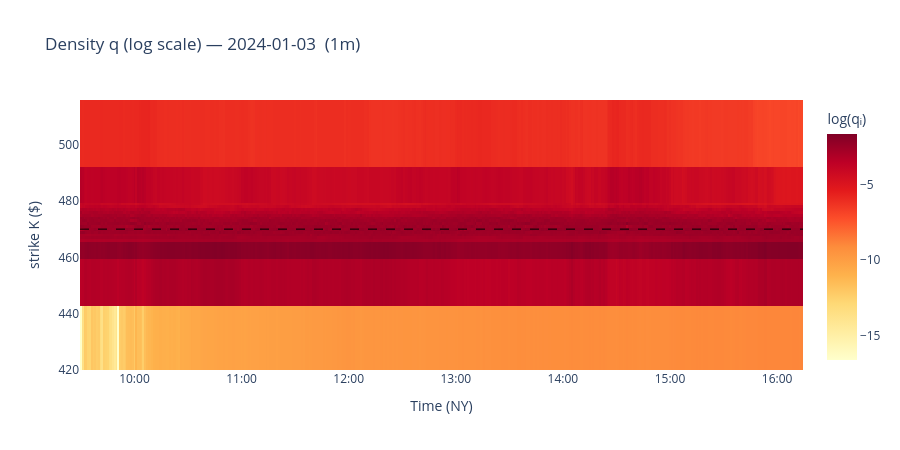

The code cell stored with this chart in its notebook:
### Code cell
# ── Risk-neutral density q heatmap ───────────────────────────────────────
import datetime as _dt
from zoneinfo import ZoneInfo

import plotly.graph_objects as go

_ny = ZoneInfo("America/New_York")

if not good:
    fig = go.Figure()
    fig.update_layout(title="Density q — no data")
else:
    n = len(good)
    mat = np.full((len(anchor_pure), n), np.nan)
    ts_nums = np.empty(n)
    for j, r in enumerate(good):
        mat[:, j] = r["densities"][0]
        ts_nums[j] = _ts_num(r)

    x_dt = [_dt.datetime.fromtimestamp(t, tz=_ny) for t in ts_nums]
    log_mat = np.log(np.where(mat > 0, mat, np.nan))

    fig = go.Figure(
        go.Heatmap(
            x=x_dt,
            y=anchor_pure,
            z=log_mat,
            colorscale="YlOrRd",
            colorbar=dict(title="log(qᵢ)"),
        )
    )

    fig.add_hline(y=ref_fwd, line=dict(color="black", width=1, dash="dash"))

    fig.update_layout(
        title=f"Density q (log scale) — {TRADE_DATE}  ({BATCH_FREQ})",
        xaxis=dict(title="Time (NY)", tickformat="%H:%M"),
        yaxis=dict(title="strike K ($)"),
        width=900,
        height=450,
    )

fig

### Figure 1 — Plotly figure (JSON) as saved in the notebook; plotly's stock layout.template omitted (floating-point values rounded to 4 significant figures; data arrays with more than 128 entries replaced by an {"elided": "..."} marker saying what was removed)
{"data": [{"colorbar": {"title": {"text": "log(qᵢ)"}}, "colorscale": [[0, "rgb(255,255,204)"], [0.125, "rgb(255,237,160)"], [0.25, "rgb(254,217,118)"], [0.375, "rgb(254,178,76)"], [0.5, "rgb(253,141,60)"], [0.625, "rgb(252,78,42)"], [0.75, "rgb(227,26,28)"], [0.875, "rgb(189,0,38)"], [1, "rgb(128,0,38)"]], "type": "heatmap", "x": {"elided": "405 str values"}, "y": [431.3, 454.0, 465.0, 466.0, 467.0, 468.0, 469.0, 470.1, 471.0, 472.0, 473.0, 474.0, 475.0, 476.0, 477.0, 478.0, 479.0, 480.0, 504.0], "z": {"elided": "19x405 float values"}}], "layout": {"height": 450, "shapes": [{"line": {"color": "black", "dash": "dash", "width": 1}, "type": "line", "x0": 0, "x1": 1, "xref": "x domain", "y0": 470.1, "y1": 470.1, "yref": "y"}], "title": {"text": "Density q (log scale) — 2024-01-03  (1m)"}, "width": 900, "xaxis": {"tickformat": "%H:%M", "title": {"text": "Time (NY)"}}, "yaxis": {"title": {"text": "strike K ($)"}}}}
